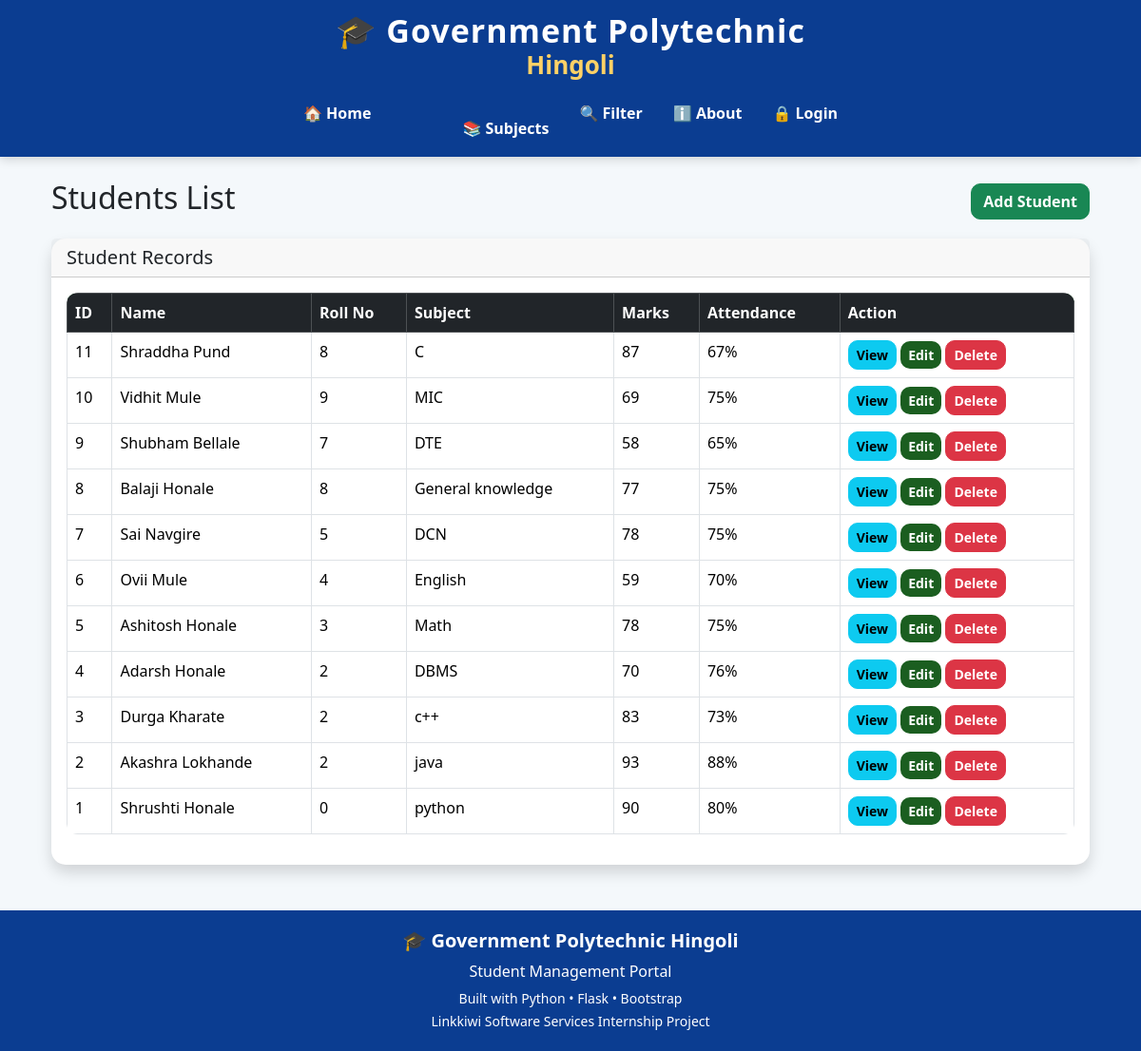
Before: /students with the older database file.
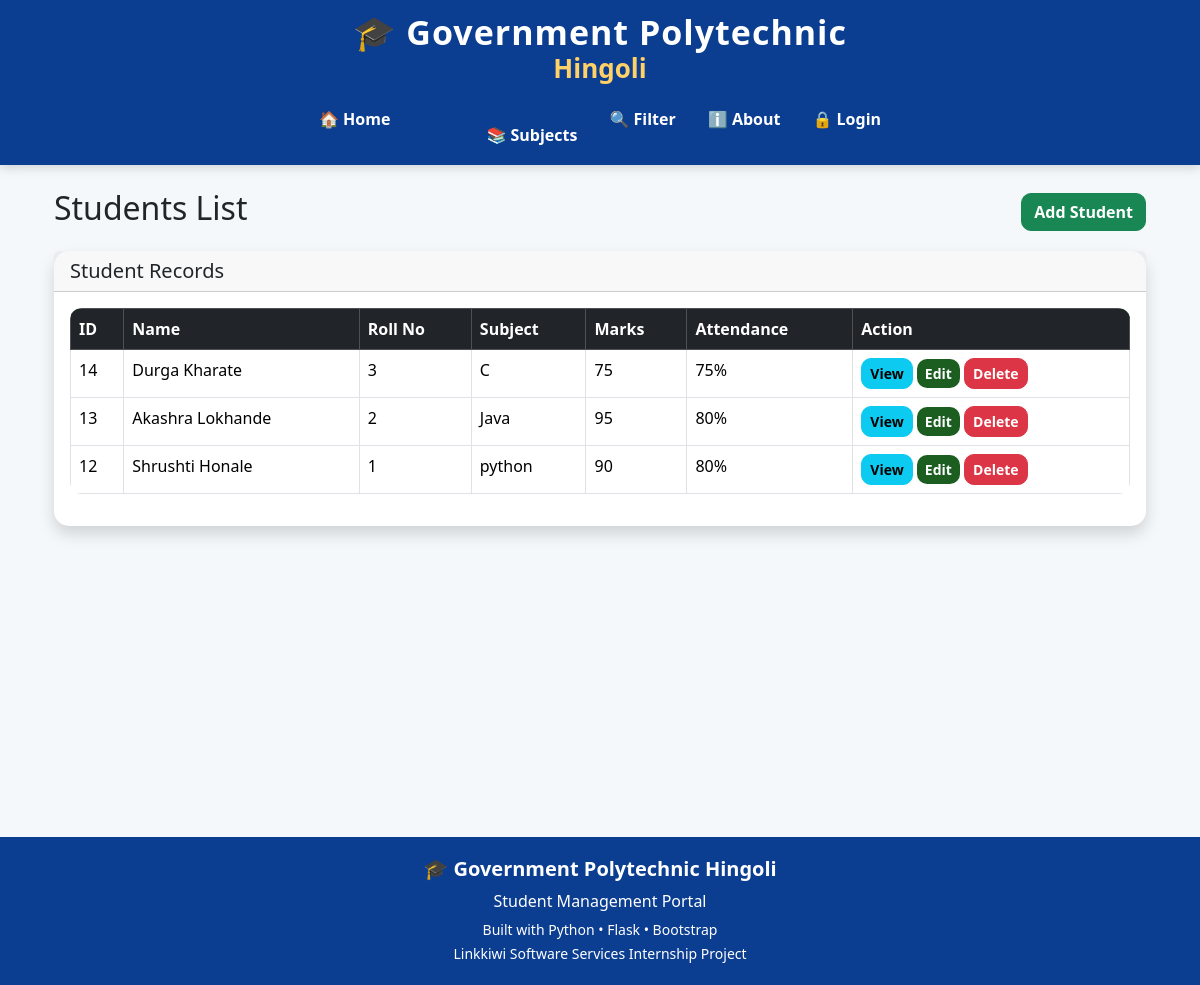
After: the same page with the newer database file.
### tables this page shows
CREATE TABLE students (
            id INTEGER PRIMARY KEY AUTOINCREMENT,
            name TEXT NOT NULL,
            roll INTEGER NOT NULL,
            marks INTEGER NOT NULL,
            subject TEXT NOT NULL,
            attendance INTEGER DEFAULT 0
        );

### app.py (the view)
@app.route("/students")
def students_page():
    conn = get_db()
    students = conn.execute(
        "SELECT * FROM students ORDER BY id DESC"
    ).fetchall()
    conn.close()
    return render_template(
        "students.html",
        students=students
    )

### database.py (called while the page is built)
def get_db():
    conn = sqlite3.connect(DB_PATH)
    conn.row_factory = sqlite3.Row
    return conn

### templates/students.html (shortened to what this page needs)
{% extends "base.html" %}
{% block content %}
<div class="container mt-4">
    <div class="d-flex justify-content-between align-items-center mb-3">
        <h2>
            Students List
        </h2>
        <a href="{{ url_for('add_student') }}" class="btn btn-success">
    Add Student
</a>
    </div>
    <div class="card shadow">
        <div class="card-header">
            <h5 class="mb-0">
                Student Records
            </h5>
        </div>
        <div class="card-body">
            <div class="table-responsive">
                <table class="table table-bordered table-hover">
                    <thead class="table-dark">
                        <tr>
                            <th>
                                ID
                            </th>
                            <th>
                                Name
                            </th>
                            <th>
                                Roll No
                            </th>
                            <th>
                                Subject
                            </th>
                            <th>
                                Marks
                            </th>
                            <th>
                                Attendance
                            </th>
                            <th>
                                Action
                            </th>
                        </tr>
                    </thead>
                    <tbody>
                    {% for student in students %}
                        <tr>
                            <td>
                                {{ student['id'] }}
                            </td>
                            <td>
                                {{ student['name'] }}
                            </td>
                            <td>
                                {{ student['roll'] }}
                            </td>
                            <td>
                                {{ student['subject'] }}
                            </td>
                            <td>
                                {{ student['marks'] }}
                            </td>
                            <td>
                                {{ student['attendance'] }}%
                            </td>
                            <td>
<a href="{{ url_for('student_detail', id=student['id']) }}"
   class="btn btn-info btn-sm">
    View
</a>
                                <a href="{{ url_for('edit_student', id=student['id']) }}"
                                   class="btn btn-primary btn-sm">
                                    Edit
                                </a>
                                <a href="{{ url_for('delete_student', id=student['id']) }}"
                                   class="btn btn-danger btn-sm"
                                   onclick="return confirm('Delete this student?');">
                                    Delete
                                </a>
                            </td>
                        </tr>
                    {% endfor %}
                    </tbody>
                </table>
            </div>
        </div>
    </div>
</div>
{% endblock %}

Changed rows visible on the page:
removed students: id "11", name "Shraddha Pund", roll "8", subject "C", marks "87", attendance "67"
removed students: id "10", name "Vidhit Mule", roll "9", subject "MIC", marks "69", attendance "75"
removed students: id "9", name "Shubham Bellale", roll "7", subject "DTE", marks "58", attendance "65"
removed students: id "8", name "Balaji Honale", roll "8", subject "General knowledge", marks "77", attendance "75"
removed students: id "7", name "Sai Navgire", roll "5", subject "DCN", marks "78", attendance "75"
removed students: id "6", name "Ovii Mule", roll "4", subject "English", marks "59", attendance "70"
removed students: id "5", name "Ashitosh Honale", roll "3", subject "Math", marks "78", attendance "75"
removed students: id "4", name "Adarsh Honale", roll "2", subject "DBMS", marks "70", attendance "76"
removed students: id "3", name "Durga Kharate", roll "2", subject "c++", marks "83", attendance "73"
removed students: id "2", name "Akashra Lokhande", roll "2", subject "java", marks "93", attendance "88"
removed students: id "1", name "Shrushti Honale", roll "0", subject "python", marks "90", attendance "80"
added students: id "14", name "Durga Kharate", roll "3", subject "C", marks "75", attendance "75"
added students: id "13", name "Akashra Lokhande", roll "2", subject "Java", marks "95", attendance "80"
added students: id "12", name "Shrushti Honale", roll "1", subject "python", marks "90", attendance "80"
